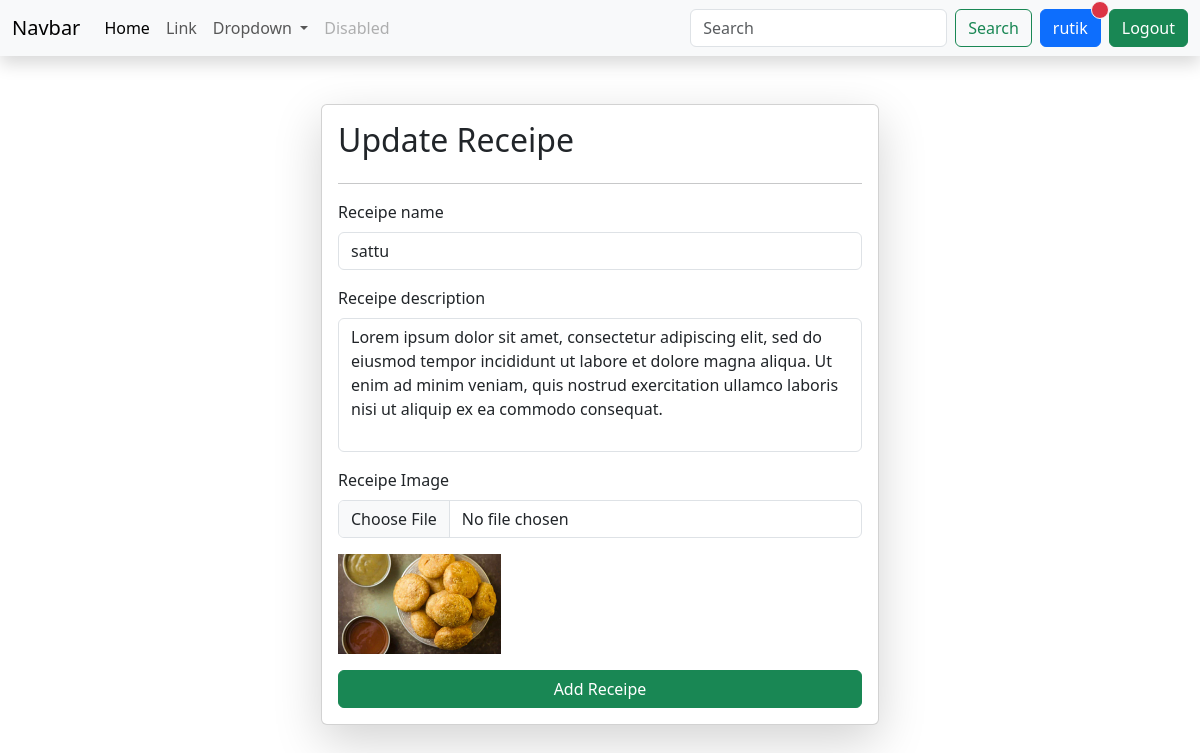
Screenshot of /update-receipe/3/ (signed in) with the database file from the repository.
### base/models.py (models this page shows)
class Receipe(models.Model):
    user = models.ForeignKey(User, on_delete=models.SET_NULL, null= True, blank=True )
    receipe_name = models.CharField(max_length=100)
    receipe_description = models.TextField()
    receipe_image = models.ImageField(upload_to="receipe")

### base/views.py (the view, shortened to what this page needs)
# urls.py: path('update-receipe/<id>/', views.update_receipe, name="update_receipe"),
def update_receipe(request, id):
    queryset = Receipe.objects.get(id=id)
    context = {'receipe': queryset}
    return render(request, 'update_receipe.html', context)

### base/templates/update_receipe.html (shortened to what this page needs)
{% extends "base.html" %}
{% block body %}
<div class="container mt-5">
    <form class="col-6 mx-auto card p-3 shadow-lg" method="post" enctype="multipart/form-data">
        <h2>Update Receipe</h2>
        <hr>
        <div class="mb-3">
          <label for="exampleInputEmail1" class="form-label">Receipe name</label>
          <input type="text" value="{{receipe.receipe_name}}" class="form-control" name="receipe_name" required>
        </div>
        <div class="mb-3">
          <label for="exampleInputPassword1" class="form-label">Receipe description</label>
          <textarea class="form-control" id="textarea" cols='30' rows='5' name="receipe_description" required>{{receipe.receipe_description}}</textarea>
        </div>
        <div class="mb-3">
          <label for="exampleInputPassword1" class="form-label">Receipe Image</label>
          <input type="file" class="form-control" name="receipe_image">
        </div>
        <div class="mb-3">
            <img src="/media/{{receipe.receipe_image}}" alt="img" style="height:100px">
        </div>
        <button type="submit" class="btn btn-success">Add Receipe</button>
      </form>
</div>
{% endblock  %}

### templates/navbar.html (shortened to what this page needs)
<nav class="navbar navbar-expand-lg bg-body-tertiary shadow">
  <div class="container-fluid">
    <a class="navbar-brand" href="#">Navbar</a>
    <div class="collapse navbar-collapse" id="navbarSupportedContent">
      <ul class="navbar-nav me-auto mb-2 mb-lg-0">
        <li class="nav-item">
          <a class="nav-link active" aria-current="page" href="#">Home</a>
        </li>
        <li class="nav-item">
          <a class="nav-link" href="#">Link</a>
        </li>
        <li class="nav-item dropdown">
          <a
            class="nav-link dropdown-toggle"
            href="#"
            role="button"
            data-bs-toggle="dropdown"
            aria-expanded="false"
          >
            Dropdown
          </a>
        </li>
        <li class="nav-item">
          <a class="nav-link disabled" aria-disabled="true">Disabled</a>
        </li>
      </ul>
      <form class="d-flex" role="search">
        <input
          class="form-control me-2"
          type="search"
          placeholder="Search"
          aria-label="Search"
          name="search"
        />
        <button class="btn btn-outline-success" type="submit">Search</button>
      </form>
      {% if request.user.is_authenticated %}
      <button type="button" class="btn btn-primary position-relative mx-2">
        {{request.user}}
        <span
          class="position-absolute top-0 start-100 translate-middle p-2 bg-danger border border-light rounded-circle"
        >
        </span>
      </button>
      <a href="/logout/" class="btn btn-success">Logout</a>
      {% else %}
      <a href="/login/" class="btn btn-success mx-2">Login</a>
      <a href="/register/" class="btn btn-warning">Register</a>
      {% endif %}
    </div>
  </div>
</nav>

### static/css/style.css (style rules this page uses)
#textarea { resize: none; }

### rows the page displays
Receipe: receipe_name "sattu", receipe_description "Lorem ipsum dolor sit amet, consectetur adipiscing elit, sed do eiusmod tempor incididunt ut labore et dolore magna aliqua. Ut enim ad minim veniam, quis nostrud exercitation ullamco laboris nisi ut aliquip ex ea commodo consequat.", receipe_image (picture)

### other values shown
{{ request.user }} "rutik"
